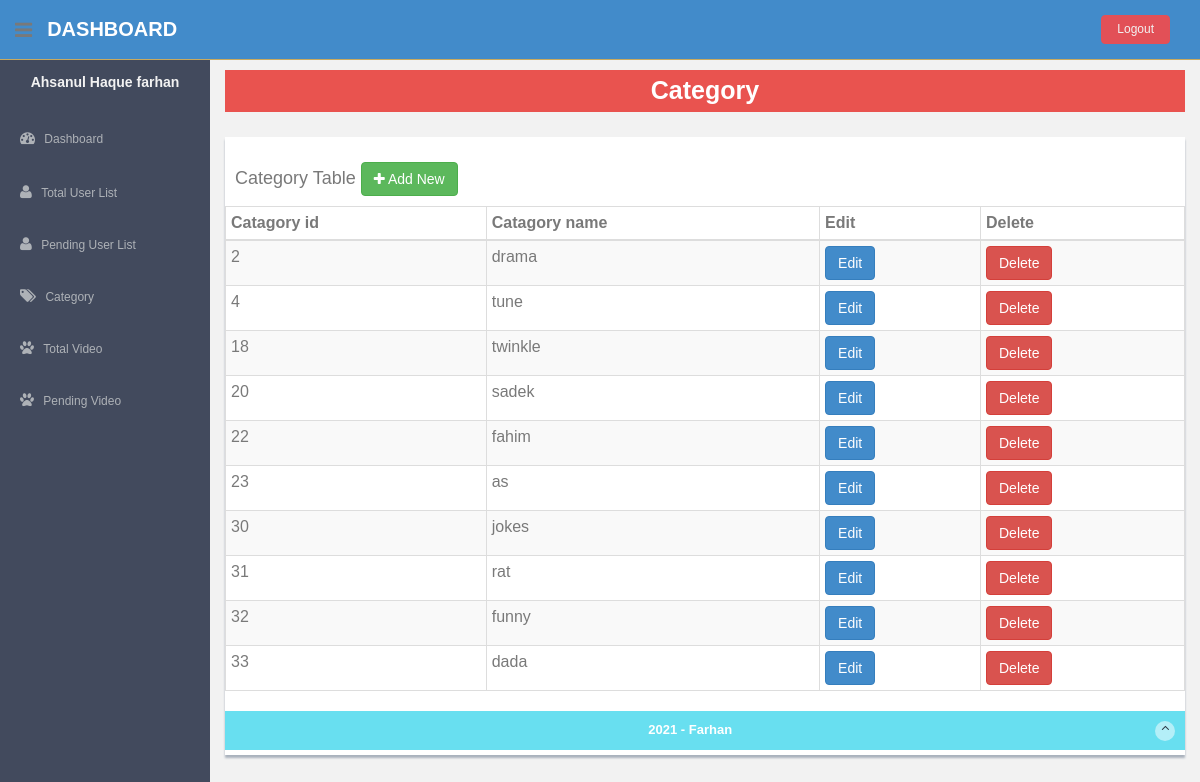
The app's page /category.php with its own data.
### tables this page shows
CREATE TABLE `category` (
  `category_id` int(11) NOT NULL,
  `category_name` varchar(255) NOT NULL
);

### classes/class.main.php (called while the page is built, shortened)
<?php
	class main extends DB
	{
		public function allcategory(){
			$sql="select *from category";
			$this->query($sql);
			return $this->resultset();
		}
	}
	?>

### classes/class.db.php (called while the page is built, shortened)
<?php
	class DB
	{
		private $dsn ="mysql:host=localhost;dbname=video";
		private $dbUser = DB_USERNAME;
		private $dbPass = DB_PASS;
		private $db;
		private $stmt;
		public function __construct(){
			if (!isset($this->db)) {
				try {
					$con = new PDO($this->dsn, $this->dbUser, $this->dbPass);
					$con->setAttribute(PDO::ATTR_ERRMODE, PDO::ERRMODE_EXCEPTION);
					$this->db = $con;
				} catch (PDOException $e) {
					die("Connection Failed");
				}
			}
		}
		public function query($query){
		    $this->stmt = $this->db->prepare($query);
		}
		public function execute(){
			try {
				return $this->stmt->execute();
			} catch (Exception $e) {
				echo $e->getMessage();
			}
		}
		public function resultset(){
			try {
				$this->execute();
			    return $this->stmt->fetchAll(PDO::FETCH_OBJ);
			} catch (Exception $e) {
				echo $e->getMessage();
			}
		}
	}
?>

### category.php (the view, shortened to what this page needs)
<?php
require_once "header.php";
$main = new main();
?>
<body>
<?php
require_once "top.php";
require_once "side.php";
 ?>
   <section id="container" >
      <section id="main-content">
        <section class="wrapper">
          <h4 class="text-center" style="background: #e9534f;padding: 7px;color: #fff;font-size: 25px;"><b>   Category<b></h4>
        <div class="row mt">
            <div class="col-lg-12">
              <div class="content-panel">
                <h4>
                   Category Table <a data-toggle="modal" href="#addcat" class="btn btn-success"><i class="fa fa-plus"></i> Add New</a>
                </h4>
                <section id="unseen">
                  <table class="table table-bordered table-striped table-condensed">
                    <thead>
                     <tr>
                      <th>Catagory id</th>
                      <th>Catagory name</th>
                      <th>Edit</th>
                      <th>Delete</th>
                    </tr>
                  </thead>
                  <tbody>
                    <?php
                    foreach ($main->allcategory() as $value){
                      ?>
                      <tr>
                        <td><?php echo $value->category_id; ?></td>
                        <td><?php echo $value->category_name; ?></td>
                          <td>
                          <?php   echo "<a class='btn btn-primary' href='updatecat.php?category_id=".$value->category_id."'>Edit </a>";
                            ?>
                          </td>
                        <td>
                          <button id="<?php echo $value->category_id;?>" class="btn btn-danger remove"> Delete</button>
                        </td>
                      </tr>
                      <?php } ?>
                    </tbody>
                  </table>
              </section>
      <?php include "footer.php"; ?>
</body>
</html>

### header.php (shortened to what this page needs)
  <link href="assets/css/bootstrap.css" rel="stylesheet">
  <link href="assets/font-awesome/css/font-awesome.css" rel="stylesheet" />
  <link rel="stylesheet" type="text/css" href="assets/css/zabuto_calendar.css">
  <link rel="stylesheet" type="text/css" href="assets/js/gritter/css/jquery.gritter.css" />
  <link rel="stylesheet" type="text/css" href="assets/lineicons/style.css">
  <link href="assets/css/style.css" rel="stylesheet">
  <link href="assets/css/style-responsive.css" rel="stylesheet">
</head>

### top.php (shortened to what this page needs)
<header class="header side-left">
        <div class="sidebar-toggle-box">
            <div class="fa fa-bars tooltips" data-placement="right" data-original-title="Toggle Navigation"></div>
        </div>
      <a href="index.html" class="logo"><b>Dashboard</b></a>
      <div class="top-menu">
      	<ul class="nav pull-right top-menu">
              <li><a class="logout" href="logout.php">Logout</a></li>
      	</ul>
      </div>
  </header>

### side.php
<aside>
          <div id="sidebar"  class="nav-collapse ">
              <ul class="sidebar-menu" id="nav-accordion">
              	  <h5 class="centered">Ahsanul Haque farhan</h5>
                  <li class="mt">
                      <a href="index.php">
                          <i class="fa fa-dashboard"></i>
                          <span>Dashboard</span>
                      </a>
                  </li>
                  <li class="sub-menu">
                      <a href="Totaluser.php" >
                          <i class="fa fa-user"></i>
                          <span>Total User List</span>
                      </a>
                  </li>
                  <li class="sub-menu">
                      <a href="pendinguser.php" >
                          <i class="fa fa-user"></i>
                          <span>Pending User List</span>
                      </a>
                  </li>
                  <li class="sub-menu">
                      <a href="category.php" >
                          <i class="fa fa-tags"></i>
                          <span>Category</span>
                      </a>
                  </li>
                  <li class="sub-menu">
                      <a href="video.php">
                          <i class="fa fa-paw"></i>
                          <span>Total Video</span>
                      </a>
                  </li>
                   <li class="sub-menu">
                      <a href="Pending_video.php">
                          <i class="fa fa-paw"></i>
                          <span>Pending Video</span>
                      </a>
                  </li>
              </ul>
          </div>
      </aside>

### footer.php (shortened to what this page needs)
    <footer class="site-footer">
        <div class="text-center">
            2021 - Farhan
            <a href="#" class="go-top">
                <i class="fa fa-angle-up"></i>
            </a>
        </div>
    </footer>
</section>

### assets/css/style.css (style rules this page uses)
body { color: #797979; background: #f2f2f2; font-family: "Ruda", sans-serif; padding: 0px !important; margin: 0px !important; font-size: 13px; }
ul li { list-style: none; }
a, a:hover, a:focus { text-decoration: none; outline: none; }
#container { width: 100%; height: 100%; }
.centered { text-align: center; }
.mt { margin-top: 25px; }
ul.top-menu > li > .logout { color: #f2f2f2; font-size: 12px; border-radius: 4px; -webkit-border-radius: 4px; border: 1px solid #e25057 !important; padding: 5px 15px; margin-right: 15px; background: #e25057; margin-top: 15px; }
#sidebar { width: 210px; height: 100%; position: fixed; background: #424a5d; }
#sidebar h5 { color: #f2f2f2; font-weight: 700; }
#sidebar ul li { position: relative; }
ul.sidebar-menu, ul.sidebar-menu li ul.sub { margin: -2px 0 0; padding: 0; }
ul.sidebar-menu { margin-top: 75px; }
ul.sidebar-menu li { margin-bottom: 5px; margin-left: 10px; margin-right: 10px; }
ul.sidebar-menu li.sub-menu { line-height: 15px; }
ul.sidebar-menu li a span { display: inline-block; }
ul.sidebar-menu li a { color: #aeb2b7; text-decoration: none; display: block; padding: 15px 0 15px 10px; font-size: 12px; outline: none; -webkit-transition: all 0.3s ease; -moz-transition: all 0.3s ease; -o-transition: all 0.3s ease; -ms-transition: all 0.3s ease; transition: all 0.3s ease; }
ul.sidebar-menu li a i { font-size: 15px; padding-right: 6px; }
#main-content { margin-left: 210px; }
.header, .footer { min-height: 60px; padding: 0 15px; }
.header { position: fixed; left: 0; right: 0; z-index: 1002; }
.wrapper { display: inline-block; margin-top: 60px; padding-left: 15px; padding-right: 15px; padding-bottom: 15px; padding-top: 0px; width: 100%; }
a.logo { font-size: 20px; color: #ffffff; float: left; margin-top: 15px; text-transform: uppercase; }
a.logo b { font-weight: 900; }
#top_menu .nav > li, ul.top-menu > li { float: left; }
ul.top-menu > li > a { color: #666666; font-size: 16px; border-radius: 4px; -webkit-border-radius: 4px; border: 1px solid #666666 !important; padding: 2px 6px; margin-right: 15px; }
.sidebar-toggle-box { float: left; padding-right: 15px; margin-top: 20px; }
.sidebar-toggle-box .fa-bars { cursor: pointer; display: inline-block; font-size: 20px; }
.content-panel { background: #ffffff; box-shadow: 0px 3px 2px #aab2bd; padding-top: 15px; padding-bottom: 5px; }
.content-panel h4 { margin-left: 10px; }
.site-footer { background: #68dff0; color: #fff; padding: 10px 0; }
.go-top { margin-right: 1%; float: right; background: rgba(255, 255, 255, 0.5); width: 20px; height: 20px; border-radius: 50%; -webkit-border-radius: 50%; }
.go-top i { color: #2a3542; }

### top.php (style rules this page uses)
.side-left { background: #428bca; border-bottom: 1px solid #c9aa5f; }

### records on screen
category: category_id "2", category_name "drama"
category: category_id "4", category_name "tune"
category: category_id "18", category_name "twinkle"
category: category_id "20", category_name "sadek"
category: category_id "22", category_name "fahim"
category: category_id "23", category_name "as"
category: category_id "30", category_name "jokes"
category: category_id "31", category_name "rat"
category: category_id "32", category_name "funny"
category: category_id "33", category_name "dada"
